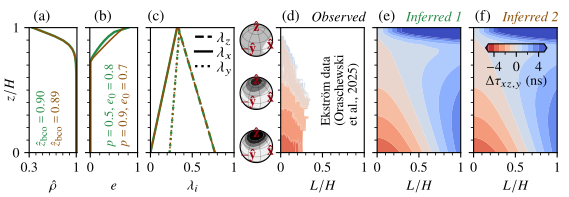

Write Python code to recreate this figure.
#!/usr/bin/python3
# Nicholas M. Rathmann <rathmann@nbi.ku.dk>, 2025-

"""
Invert Ekstrom CMP data for profiles of fabric and firn structure
"""

import numpy as np
from scipy.io import loadmat
import sys, code # code.interact(local=locals()) 
sys.path.append("../../lib")
from MG import *

"""
Load data
"""

data = loadmat("../../data/Ekstrom/pCMP_dTWTT_VV-HH_from_phase.mat")

H = data["depthBase"][0][0]
L = data["offset"][0]/2 # half-offset
L[0] = 0
print('*** Running Ekstrom inversion where H=%.1f'%(H))

x_obs = L/H
d = data['depthReflections'][0]
#print(np.median(np.diff(d))) # median vertical resolution
z_obs = (H-d)/H

#dTWTTbase_obs = data['twttDiffBase']
dTWTT_obs = -data['twttDiff']
X_obs, Z_obs = np.meshgrid(x_obs, z_obs)

"""
Figure and style
"""

scale = 0.65
fig = plt.figure(figsize=(10.5*scale, 2.5*scale))
kmeas = 1.4
gs0 = fig.add_gridspec(1, 7, wspace=0.2, width_ratios=[0.8,0.8, 1.4, 0.35, kmeas,kmeas,kmeas])
ax1 = fig.add_subplot(gs0[0, 0])
ax2 = fig.add_subplot(gs0[0, 1], sharey=ax1)
ax3 = fig.add_subplot(gs0[0, 2], sharey=ax1)
ax_ = fig.add_subplot(gs0[0, 3], sharey=ax1)
ax4 = fig.add_subplot(gs0[0, 4], sharey=ax1)
ax5 = fig.add_subplot(gs0[0, 5], sharey=ax1)
ax6 = fig.add_subplot(gs0[0, 6], sharey=ax1)

axes = (ax1,ax2,ax3,ax4,ax5,ax6)

FSLEG = 11

def plot_profiles(ppi=0):
    kw = dict(lw=lwi[ppi], c=ci[ppi])
    MG.plot_density(ax1, **kw)
    MG.plot_eccentricity(ax2, **kw)
    MG.plot_eigenvalues(ax3, cy=ci[ppi], **kw)
    kw = dict(color=ci[ppi], fontsize=FSLEG-2, rotation=90, va='bottom', ha='left')
    ax1.text(0.4+0.22*ppi, 0.05, r'$\hat{z}_{\mathrm{bco}}=%.2f$ %s'%(MG.zbco, elbl[ppi]), **kw)
    ax2.text(0.3+0.295*ppi, 0.05, "$p=%.1f$, $e_0=%.1f$"%(MG.p,MG.e0), **kw)

""" 
Inverse experiment
"""

kwi_pp = [dict(p=0.5,e0=0.8), dict(p=0.9,e0=0.72)] 
c1, c2 = "#238b45", "#8c510a"
ci = (c1, c2)
lwi = [1.7,1.15]
elbl = ['', '']

def plot_inverse_experiment(X_ssobs, Z_ssobs, dTWTT_ssobs, ppi=0):
#    m_guess=(0.8, 1/3,1/3, 1/3,1/3) # uninformed
    m_guess=(0.9, 1/3,0, 1/3,1) # used in paper
    m_infr = MG.infer_params(X_ssobs, Z_ssobs, dTWTT_ssobs, m_guess=m_guess, kw_pp=kwi_pp[ppi])
    plot_profiles(ppi=ppi)
    return m_infr

resmul = 1 
#resmul = 0.1 # reduced resolution for debugging 

L = np.linspace(0,H,int(25*resmul)) # half-offsets sampled (L=0 is nadir)
MG = MaxwellGarnettColumn(H=H, L=L, Nl=int(30*resmul))
inp = (X_obs.flatten(), Z_obs.flatten(), dTWTT_obs.flatten())

m_infr1 = plot_inverse_experiment(*inp, ppi=0)
MG.set_params(*m_infr1)
h = MG.plot_dTWTT_expr(fig, ax5, MG.X, MG.Z, MG.dTWTT()[0], label=r'Inferred 1', clbl=ci[0])

m_infr2 = plot_inverse_experiment(*inp, ppi=1)
MG.set_params(*m_infr2)
h = MG.plot_dTWTT_expr(fig, ax6, MG.X, MG.Z,  MG.dTWTT()[0], label=r'Inferred 2', clbl=ci[1], caxpos=[0.795, 0.73, 0.09, 0.05])

hleg = ax3.legend([r'$\lambda_{z}$',r'$\lambda_{x}$',r'$\lambda_{y}$'], loc=1, frameon=False, handlelength=1.1, handletextpad=0.3, labelspacing=0.05, bbox_to_anchor=(1.13,1.08), fontsize=FSLEG)
for ii in range(3): hleg.legend_handles[ii].set_color('k')

zi = [0.05, 0.475, 0.90]
ax_.set_axis_off()
MG.plot_ODFcolumn(ax_, fig, zi, WH=0.2, lvlmax=0.25)

"""
Plot dTWTT
"""

h = MG.plot_dTWTT_expr(fig, ax4, X_obs, Z_obs, dTWTT_obs, label='Observed')
ax4.text(0.48, 0.5, "Ekström data \n(Oraschewski\n et al., 2025)", rotation=90, c='k', fontsize=FSLEG-1.5, ha='left', va='center')

"""
Warp up and save plot
"""

for ii, ax in enumerate(axes):
    if ii>0: plt.setp(ax.get_yticklabels(), visible=False)
    else:    MG._set_yaxis(ax)
        
    kw = dict(loc=2, frameon=False, prop=dict(size=11), bbox_to_anchor=(-0.2 +(ii>=3)*0.05, 1.25), bbox_transform=ax.transAxes)
    at = AnchoredText(r'{(%s)}'%(chr(ord('a')+ii)), **kw)
    ax.add_artist(at)

plt.savefig('inverse-Ekstrom.pdf', dpi=250, bbox_inches='tight', pad_inches=0.04)
